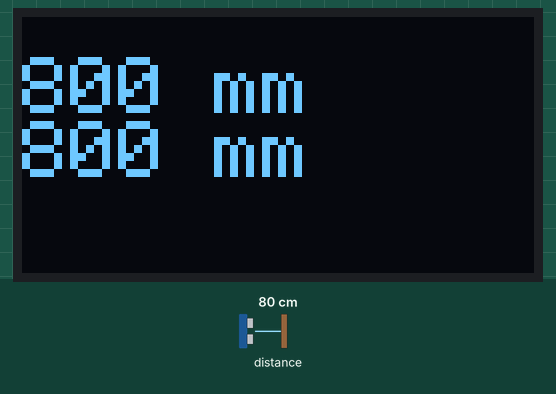
This sketch was run on a simulated ESP32. Parts: 128×64 one-colour display. The inputs (shaded band) are chosen by the test bench; at power-on: distance to the obstacle 80 cm. WiFi joins after 1.5 s; servers stay silent unless stated; what the sketch prints to the serial monitor is not drawn.

Above: at 7.2 s.
7.3 s: distance to the obstacle set to 2 cm
At 9.6 s:
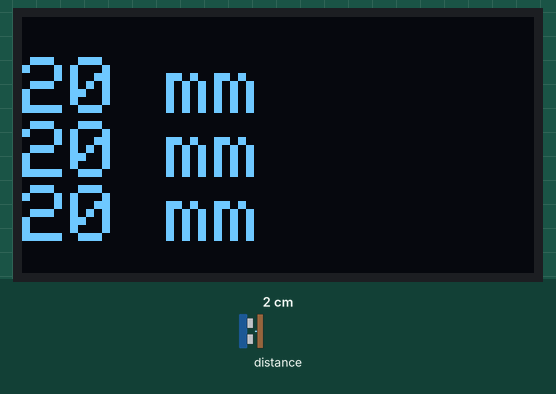
9.8 s: distance to the obstacle set to 4 cm
At 11.5 s:
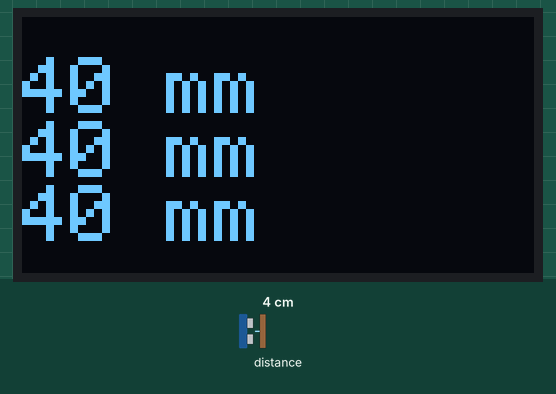
12.0 s: distance to the obstacle set to 9 cm
At 14.6 s:
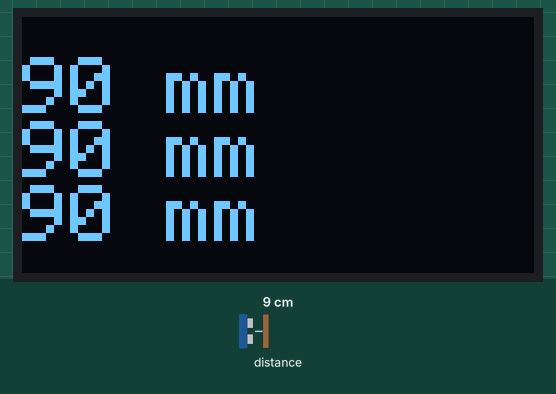
Timing chart, 0 to 16.1 s (numbered marks = the images above; inputs shaded):
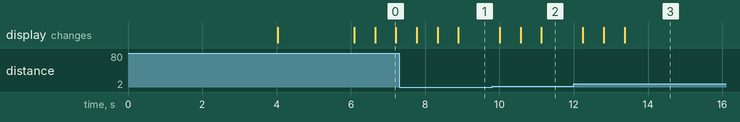

The sketch:

VL53L1X_Distance.ino
```cpp
// VL53L1X Time of Flight Distance Sensor
// Thomas Pfeiffer, 2024

// https://learn.adafruit.com/adafruit-vl53l1x/arduino


// SSD1306
// https://randomnerdtutorials.com/guide-for-oled-display-with-arduino/


/****************************************************************************/
/** VL53L1X *****************************************************************/
#include <Wire.h>
#include "Adafruit_VL53L1X.h"
Adafruit_VL53L1X vl53 = Adafruit_VL53L1X();

/****************************************************************************/
/** Display *****************************************************************/
// #include <Wire.h>
#include <Adafruit_GFX.h>
#include <Adafruit_SSD1306.h>

#define SCREEN_WIDTH 128 // OLED display width, in pixels
#define SCREEN_HEIGHT 64 // OLED display height, in pixels
Adafruit_SSD1306 display(SCREEN_WIDTH, SCREEN_HEIGHT, &Wire, -1);

/****************************************************************************/
/** Wifi ********************************************************************/
#include <WiFi.h>
#include <WiFiUdp.h>

const char* ssid = "";
const char* password = "";
bool Wifi = false;

WiFiUDP udp;
const char* udpAddress = "rrd.smtp.at";
const int udpPort = 22000;

/****************************************************************************/
/** setup() *****************************************************************/
void setup() {
  Serial.begin(115200);
  delay(1000);
  Serial.println();
  for (int i=0; i<10; i++)
   {
    Serial.println("Starting program ...");
    delay(100);
   }

  Wire.begin();

  setup_wifi();
  setup_vl53l1x();
  setup_display();
}

/****************************************************************************/
/** loop() ******************************************************************/
String Distances[3] = {"", "", ""};
void loop() {
  //long distance = random(10, 2000);
  long distance = distance = vl53.distance();

  Distances[2] = Distances[1];
  Distances[1] = Distances[0];
  Distances[0] = String(distance) + " mm";

  display.clearDisplay();
  display.setCursor(0, 10);
  for (int i=0; i<3; i++)
    {
      display.println(Distances[i]);
    }
  display.display();

  String data = Distances[0] + ", digest";
  char datagram[data.length()+1];
  data.toCharArray(datagram, data.length()+1);
  Serial.println(datagram);

  if (Wifi)
   {
    udp.begin(udpPort);
    udp.beginPacket(udpAddress, udpPort);
    udp.write((uint8_t*)datagram, strlen(datagram));
    udp.endPacket();
   }

  delay(500);
}


/****************************************************************************/
/** setup_vl53l1x ***********************************************************/
void setup_vl53l1x()
 {
    if (! vl53.begin(0x29, &Wire)) {
    Serial.print(F("Error on init of VL sensor: "));
    Serial.println(vl53.vl_status);
  }
  Serial.println(F("VL53L1X sensor OK!"));
  Serial.print(F("Sensor ID: 0x"));
  Serial.println(vl53.sensorID(), HEX);

  if (!vl53.startRanging()) {
    Serial.print(F("Couldn't start ranging: "));
    Serial.println(vl53.vl_status);
    while (1)       delay(10);
  }
  Serial.println(F("Ranging started"));

  vl53.setTimingBudget(50);
  Serial.print(F("Timing budget (ms): "));
  Serial.println(vl53.getTimingBudget());
 }


/****************************************************************************/
/** setup_wifi() ************************************************************/
void setup_wifi()
 {
  Serial.println();
  Serial.print("Connecting to "); Serial.print(ssid); Serial.println(".");

  WiFi.mode(WIFI_STA);
  WiFi.begin(ssid, password);

  for (int i=0; i<10; i++)
   {
    if (WiFi.status() == WL_CONNECTED)
     {
       Wifi = true;
       Serial.println("WiFi connected");
       Serial.println(WiFi.localIP());
       break;
    }
    delay(1000);
    Serial.print(".");
  }

  if (!Wifi)
   {
     Serial.println("Wifi not connected.");
  }
}


/****************************************************************************/
/** setup_display ***********************************************************/
void setup_display()
{
  if(!display.begin(SSD1306_SWITCHCAPVCC, 0x3C))
    {
      Serial.println("SSD1306 allocation failed");
      for(;;);
    }
  delay(2000);
  display.clearDisplay();
  display.setTextSize(2);
  display.setTextColor(WHITE);
}

// eof
```

Measured:
- after the input at 7.3 s, the display: first changes after 0.47 s (image 1 shows a later state)
- after the input at 9.8 s, the display: first changes after 0.21 s (image 2 shows a later state)
- after the input at 12.0 s, the display: first changes after 0.25 s (image 3 shows a later state)
- what the display in image 0 shows lasts 0.5 s, from 6.7 s to 7.2 s
